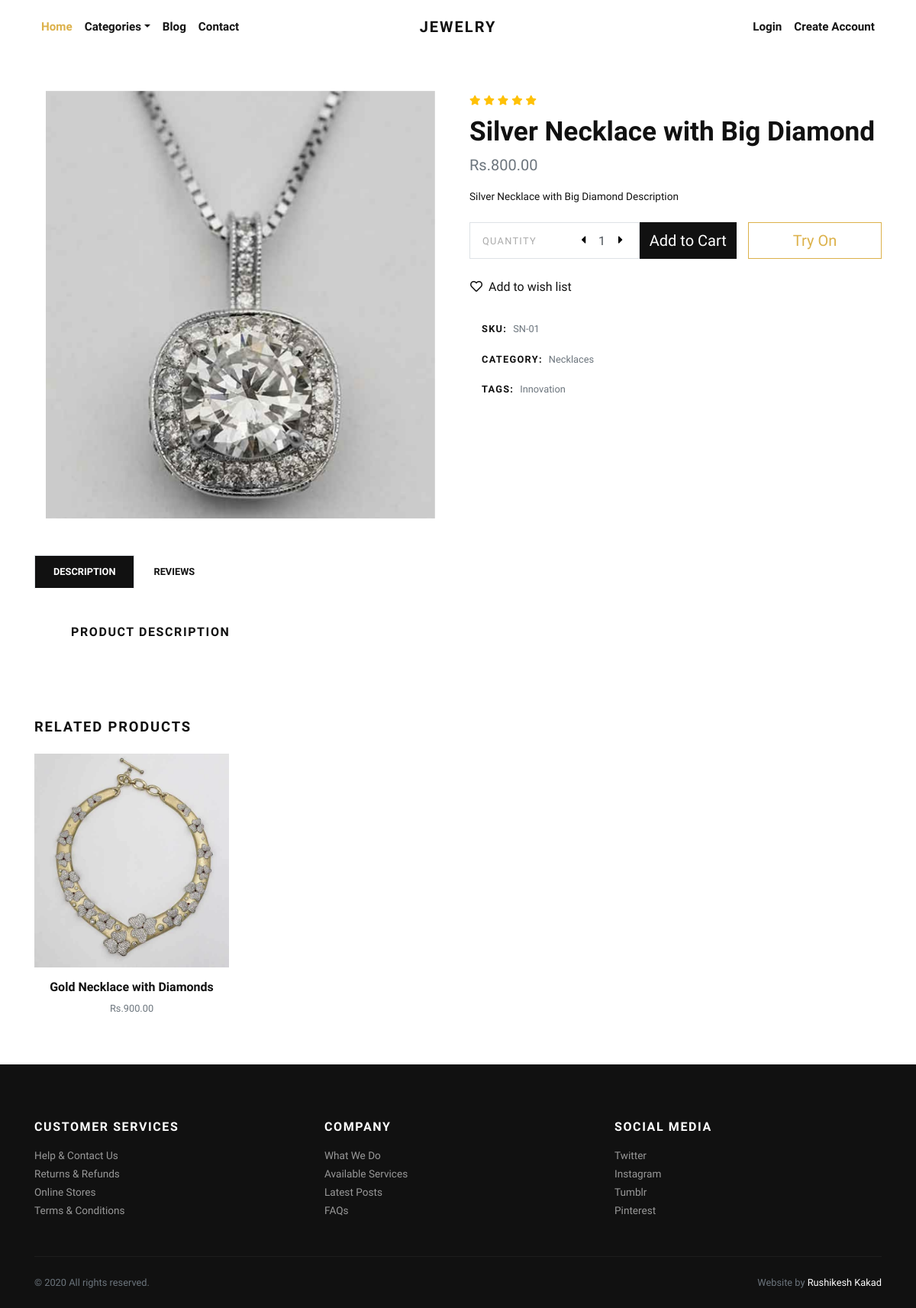
Screenshot of /product/silver-necklace-with-big-diamond/ with the database file from the repository.
### store/models.py (models this page shows, shortened)
class Product(models.Model):
    title = models.CharField(max_length=150, verbose_name="Product Title")
    slug = models.SlugField(max_length=160, verbose_name="Product Slug")
    sku = models.CharField(max_length=255, unique=True, verbose_name="Unique Product ID (SKU)")
    short_description = models.TextField(verbose_name="Short Description")
    detail_description = models.TextField(blank=True, null=True, verbose_name="Detail Description")
    product_image = models.ImageField(upload_to='product', blank=True, null=True, verbose_name="Product Image")
    price = models.DecimalField(max_digits=8, decimal_places=2)
    category = models.ForeignKey(Category, verbose_name="Product Categoy", on_delete=models.CASCADE)
    is_active = models.BooleanField(verbose_name="Is Active?")
    is_featured = models.BooleanField(verbose_name="Is Featured?")
    created_at = models.DateTimeField(auto_now_add=True, verbose_name="Created Date")
    updated_at = models.DateTimeField(auto_now=True, verbose_name="Updated Date")
    class Meta:
        verbose_name_plural = 'Products'
        ordering = ('-created_at', )

class Category(models.Model):
    title = models.CharField(max_length=50, verbose_name="Category Title")
    slug = models.SlugField(max_length=55, verbose_name="Category Slug")
    description = models.TextField(blank=True, verbose_name="Category Description")
    category_image = models.ImageField(upload_to='category', blank=True, null=True, verbose_name="Category Image")
    is_active = models.BooleanField(verbose_name="Is Active?")
    is_featured = models.BooleanField(verbose_name="Is Featured?")
    created_at = models.DateTimeField(auto_now_add=True, verbose_name="Created Date")
    updated_at = models.DateTimeField(auto_now=True, verbose_name="Updated Date")
    class Meta:
        verbose_name_plural = 'Categories'
        ordering = ('-created_at', )
    def __str__(self):
        return self.title

### store/views.py (the view)
# urls.py: path('product/<slug:slug>/', views.detail, name="product-detail"),
def detail(request, slug):
    product = get_object_or_404(Product, slug=slug)
    related_products = Product.objects.exclude(id=product.id).filter(is_active=True, category=product.category)
    tryon_url = None
    tryon_fs_path = None
    if getattr(product, 'product_image', None) and product.product_image.name:
        basename = os.path.splitext(os.path.basename(product.product_image.name))[0]
        tryon_filename = f"{basename}-transparent.png"
        tryon_url = static(f"img/tryon/{tryon_filename}")
        tryon_fs_path = os.path.join(settings.BASE_DIR, 'jewelryshop', 'static', 'img', 'tryon', tryon_filename)
        logger.info("Try-on URL: %s", tryon_url)
        logger.info("Try-on FS path: %s exists=%s", tryon_fs_path, os.path.exists(tryon_fs_path))
    context = {
        'product': product,
        'related_products': related_products,
        'tryon_url': tryon_url,
    }
    return render(request, 'store/detail.html', context)

### store/context_preprocessors.py (called while the page is built)
def store_menu(request):
    categories = Category.objects.filter(is_active=True)
    context = {
        'categories_menu': categories,
    }
    return context

def cart_menu(request):
    if request.user.is_authenticated:
        cart_items= Cart.objects.filter(user=request.user)
        context = {
            'cart_items': cart_items,
        }
    else:
        context = {}
    return context

### templates/store/detail.html (shortened to what this page needs)
{% extends 'base.html' %}
{% load static %}
    {% block content %}
      <section class="py-5">
        <div class="container">
          <div class="row mb-5">
            <div class="col-lg-6">
              <div class="row m-sm-0">
                <div class="col-sm-12 order-1 order-sm-2">
                  <div class="owl-carousel product-slider" data-slider-id="1">
                    {% if product.product_image %}
                      <a class="d-block" href="{{product.product_image.url}}" data-lightbox="product" title="{{product.title}}"><img class="img-fluid" src="{{product.product_image.url}}" alt="{{product.title}}"></a>
                      {% else %}
                      <a class="d-block" href="{% static 'img/product-detail-1.jpg' %}" data-lightbox="product" title="{{product.title}}"><img class="img-fluid" src="{% static 'img/product-detail-1.jpg' %}" alt="{{product.title}}"></a>
                    {% endif %}
                  </div>
                </div>
              </div>
            </div>
            <div class="col-lg-6">
              <ul class="list-inline mb-2">
                <li class="list-inline-item m-0"><i class="fas fa-star small text-warning"></i></li>
                <li class="list-inline-item m-0"><i class="fas fa-star small text-warning"></i></li>
                <li class="list-inline-item m-0"><i class="fas fa-star small text-warning"></i></li>
                <li class="list-inline-item m-0"><i class="fas fa-star small text-warning"></i></li>
                <li class="list-inline-item m-0"><i class="fas fa-star small text-warning"></i></li>
              </ul>
              <h1>{{product.title}}</h1>
              <p class="text-muted lead">Rs.{{product.price}}</p>
              <p class="text-small mb-4">{{product.short_description}}</p>
              <div class="row align-items-stretch mb-4">
                <div class="col-sm-5 pr-sm-0">
                  <div class="border d-flex align-items-center justify-content-between py-1 px-3 bg-white border-white"><span class="small text-uppercase text-gray mr-4 no-select">Quantity</span>
                    <div class="quantity">
                      <button class="dec-btn p-0"><i class="fas fa-caret-left"></i></button>
                      <input name="quantity" class="form-control border-0 shadow-0 p-0" type="text" value="1">
                      <button class="inc-btn p-0"><i class="fas fa-caret-right"></i></button>
                    </div>
                  </div>
                </div>
                <div class="col-sm-3 pl-sm-0">
                  <form action="{% url 'store:add-to-cart' %}">
                    <button type="submit" class="btn btn-dark btn-lg btn-block h-100 d-flex align-items-center justify-content-center px-0">Add to Cart</button>
                  </form>
                </div>
                <div class="col-sm-4 pl-sm-0">
                  <button id="tryOnBtn" class="btn btn-outline-primary btn-lg btn-block" type="button"
                    data-tryon-img="{% with filename=product.product_image.name|stringformat:'s' %}
                      {% with basename=filename|cut:'.jpg'|cut:'.jpeg'|cut:'.png' %}
                        {% static 'img/tryon/'|add:basename|add:'-transparent.png' %}
                      {% endwith %}
                    {% endwith %}"
                    data-tryon-position="{% if product.category.slug == 'necklaces' %}neck{% elif product.category.slug == 'ear-rings' %}ears{% else %}face{% endif %}"
                    data-tryon-scale="{% if product.category.slug == 'necklaces' %}2.2{% elif product.category.slug == 'ear-rings' %}1.2{% else %}1.8{% endif %}">
                    Try On
                  </button>
                </div>
              </div><a class="btn btn-link text-dark p-0 mb-4" href="#"><i class="far fa-heart mr-2"></i>Add to wish list</a><br>
              <ul class="list-unstyled small d-inline-block">
                <li class="px-3 py-2 mb-1 bg-white"><strong class="text-uppercase">SKU:</strong><span class="ml-2 text-muted">{{product.sku}}</span></li>
                <li class="px-3 py-2 mb-1 bg-white text-muted"><strong class="text-uppercase text-dark">Category:</strong><a class="reset-anchor ml-2" href="{% url 'store:category-products' product.category.slug %}">{{product.category}}</a></li>
                <li class="px-3 py-2 mb-1 bg-white text-muted"><strong class="text-uppercase text-dark">Tags:</strong><a class="reset-anchor ml-2" href="#">Innovation</a></li>
              </ul>
            </div>
          </div>
          <ul class="nav nav-tabs border-0" id="myTab" role="tablist">
            <li class="nav-item"><a class="nav-link active" id="description-tab" data-toggle="tab" href="#description" role="tab" aria-controls="description" aria-selected="true">Description</a></li>
            <li class="nav-item"><a class="nav-link" id="reviews-tab" data-toggle="tab" href="#reviews" role="tab" aria-controls="reviews" aria-selected="false">Reviews</a></li>
          </ul>
          <div class="tab-content mb-5" id="myTabContent">
            <div class="tab-pane fade show active" id="description" role="tabpanel" aria-labelledby="description-tab">
              <div class="p-4 p-lg-5 bg-white">
                <h6 class="text-uppercase">Product description </h6>
              </div>
            </div>
          </div>
          <h2 class="h5 text-uppercase mb-4">Related products</h2>
          <div class="row">
            {% if related_products %}
              {% for rp in related_products %}
                <div class="col-lg-3 col-sm-6">
                  <div class="product text-center skel-loader">
                    <div class="d-block mb-3 position-relative">
                      <a class="d-block" href="{% url 'store:product-detail' rp.slug %}">
                        {% if rp.product_image %}
                          <img class="img-fluid w-100" src="{{rp.product_image.url}}" alt="{{rp.title}}">
                        {% else %}
                        <img class="img-fluid w-100" src="{% static 'img/product-1.jpg' %}" alt="{{rp.title}}">
                        {% endif %}
                      </a>
                    </div>
                    <h6> <a class="reset-anchor" href="{% url 'store:product-detail' rp.slug %}">{{rp.title}}</a></h6>
                    <p class="small text-muted">Rs.{{rp.price}}</p>
                  </div>
                </div>
              {% endfor %}
            {% endif %}
          </div>
        </div>
      </section>
      {% block extra_css %}
      <link rel="stylesheet" href="{% static 'css/tryon.css' %}">
      {% endblock %}
      {% endblock content %}

### static/css/style.default.css (style rules this page uses)
.text-small { font-size: 0.85rem !important; }
.text-gray { color: #aaa !important; }
strong { font-weight: 700; }
.product img { -webkit-filter: grayscale(40%); filter: grayscale(40%); transition: all 0.3s; }
.quantity { display: -ms-flexbox; display: flex; -ms-flex-align: center; align-items: center; font-family: inherit; }
.quantity input { width: 2rem; text-align: center; }
.quantity button { background: none; border: none; width: 1rem; outline: none; }
.text-uppercase { text-transform: uppercase; letter-spacing: 0.1em; }
.border { border: 1px solid #dee2e6 !important; }
.shadow-0 { box-shadow: none !important; }
.reset-anchor { color: inherit; transition: all 0.3s; }
.no-select { cursor: default; -webkit-user-select: none; -moz-user-select: none; -ms-user-select: none; user-select: none; }
.btn { font-weight: 400; border: 1px solid transparent; font-family: inherit; padding: 0.375rem 1.5rem; font-size: 1rem; line-height: 1.5; border-radius: 0; transition: color 0.15s ease-in-out, background-color 0.15s ease-in-out, border-color 0.15s ease-in-out, box-shadow 0.15s ease-in-out; }
.btn-link { font-weight: 400; color: #dcb14a; }
.btn-dark { color: #fff; background-color: #111111; border-color: #111111; }
.btn-outline-primary { color: #dcb14a; background-color: transparent; background-image: none; border-color: #dcb14a; }
.btn-lg { padding: 0.5rem 1rem; font-size: 1.25rem; line-height: 1.5; border-radius: 0; }
body { font-family: "Libre Franklin", sans-serif; font-size: 1rem; font-weight: 400; line-height: 1.5; color: #111111; background-color: #fff; }
a { color: #dcb14a; text-decoration: none; }
h1, h2, h3, h4, h5, h6, .h1, .h2, .h3, .h4, .h5, .h6 { margin-bottom: 0.5rem; font-family: inherit; font-weight: 900; line-height: 1.2; color: inherit; }
h1, .h1 { font-size: 2.2rem; }
h2, .h2 { font-size: 1.9rem; }
h5, .h5 { font-size: 1.15rem; }
h6, .h6 { font-size: 1rem; }
.lead { font-size: 1.25rem; font-weight: 300; }
small, .small { font-size: 80%; font-weight: 400; }
.text-warning { color: #ffc107 !important; }
.text-dark { color: #111111 !important; }
.form-control { padding: 0.375rem 0.75rem; font-size: 1rem; line-height: 1.5; color: #495057; background-color: #fff; border: 1px solid #ced4da; border-radius: 0; transition: border-color 0.15s ease-in-out, box-shadow 0.15s ease-in-out; }
.form-control::placeholder { color: #adb5bd; font-size: 0.85rem; font-weight: 400; }
.nav-link { padding: 0.5rem 1rem; }
.nav-tabs .nav-item { margin-bottom: -1px; }
.nav-tabs .nav-link { border: 1px solid transparent; font-family: inherit; color: #111111; text-transform: uppercase; font-size: 0.8rem; transition: all 0.3s; font-weight: 700; padding: 0.7rem 1.5rem; background: #fff; border-top-left-radius: 0; border-top-right-radius: 0; }
.nav-tabs .nav-link.active, .nav-tabs .nav-link:hover, .nav-tabs .nav-item.show .nav-link { background: #111111; background-color: #111111; color: #fff; }

### rows the page displays
Product: product_image (picture), title "Silver Necklace with Big Diamond", price "800.00", short_description "Silver Necklace with Big Diamond Description", sku "SN-01", category "Necklaces"
Product: product_image (picture), title "Gold Necklace with Diamonds", price "900.00"
